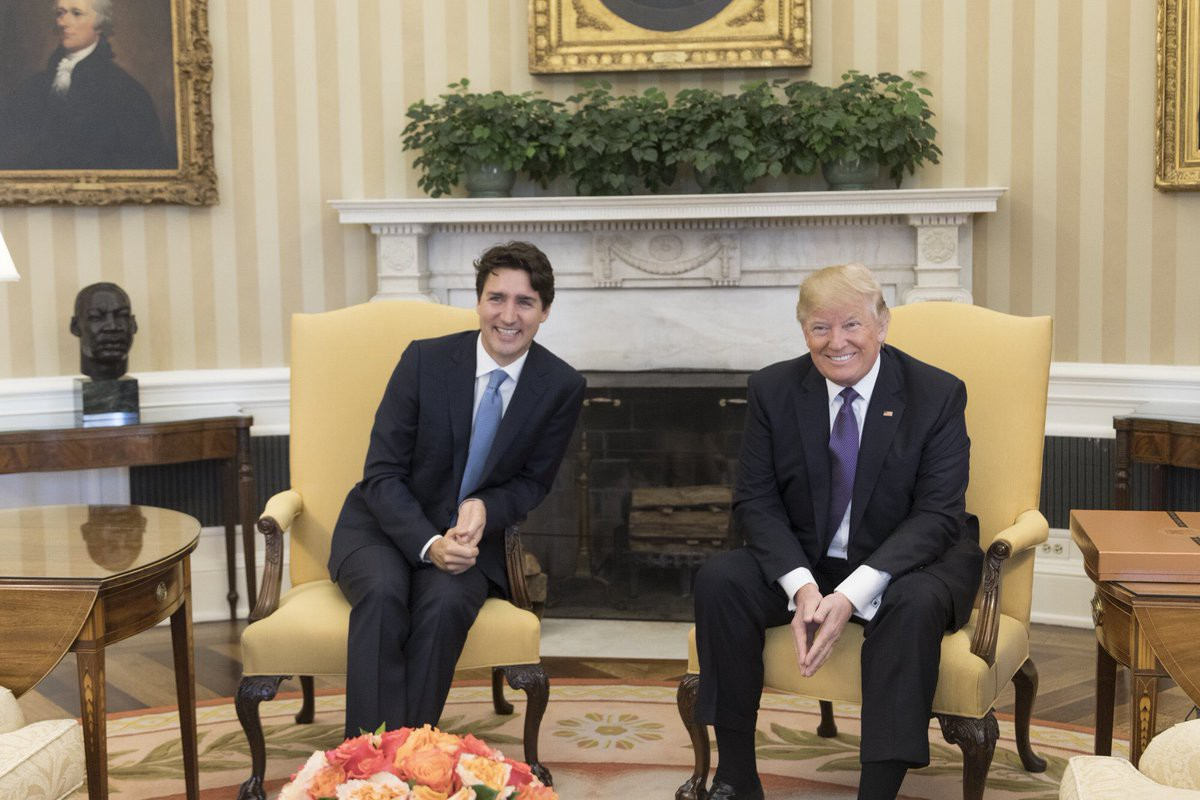
#> input picture image.jpeg, 1200 x 800 px
$ jupyter execute --allow-errors main.ipynb
#> lines starting #> are read from the running program, lines starting #| are printed output that depends on the picture; after the words box and inside, x2 and y2 are one past the last pixel; in counts of white or black regions, pixels touching at a corner belong together
[cell 1]
import cv2
import urllib.request as urlreq
import os
import matplotlib.pyplot as plt
from pylab import rcParams

[cell 2]
# load the image
pic = "image.jpeg"
image = cv2.imread(pic)
#> image is the input picture: shape (800, 1200, 3); mean B, G, R 103.9, 123.7, 137.1
plt.imshow(image)

[cell 3]
# image processing

# convert the image to RGB colour
image_rgb = cv2.cvtColor(image, cv2.COLOR_BGR2RGB)
plt.imshow(image_rgb)

[cell 4]
# set dimensions for cropping the image
x, y, width, depth = 450, 200, 125, 175
image_cropped = image_rgb[y:(y+depth), x:(x+width)]
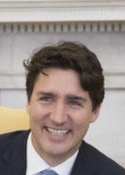
#> image_cropped: shape (175, 125, 3); mean R, G, B 151, 140.2, 135.5
plt.imshow(image_cropped)

[cell 5]
image_template = image_cropped.copy()
image_gray = cv2.cvtColor(image_cropped, cv2.COLOR_BGR2GRAY)
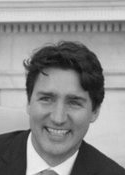
#> image_gray: shape (175, 125); min 15, max 246, mean 140.1
plt.axis("off")
plt.imshow(image_gray, cmap="gray")

[cell 6]
# save face detection algorithm's url in haarcascade_url variable
haarcascade_url = "https://raw.githubusercontent.com/opencv/opencv/master/data/haarcascades/haarcascade_frontalface_alt2.xml"

# save face detection algorithm's name as haarcascade
haarcascade = "haarcascade_frontalface_alt2.xml"

# chech if file is in working directory
if (haarcascade in os.listdir(os.curdir)):
    print("File exists")
else:
    # download file from url and save locally as haarcascade_frontalface_alt2.xml, < 1MB
    urlreq.urlretrieve(haarcascade_url, haarcascade)
    print("File downloaded")

# create an instance of the Face Detection Cascade Classifier
detector = cv2.CascadeClassifier(haarcascade)

faces = detector.detectMultiScale(image_gray)
#> faces = [[23, 71, 75, 75]]

print("Faces:\n", faces)
#| Faces:
#|  [[23 71 75 75]]
for face in faces:
#     save the coordinates in x, y, w, d variables
    (x,y,w,d) = face
    # Draw a white coloured rectangle around each face using the face's coordinates
    # on the "image_template" with the thickness of 2
    cv2.rectangle(image_template,(x,y),(x+w, y+d),(255, 255, 255), 2)
#> this loop made 1 pass
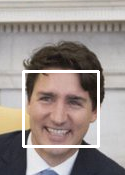
#> image_template: shape (175, 125, 3); 4.1% of pixels changed, all inside (x1, y1, x2, y2) = (22, 70, 100, 148)

plt.axis("off")
plt.imshow(image_template)
plt.title('Face Detection')

[cell 7]
# save facial landmark detection model's url in LBFmodel_url variable
LBFmodel_url = "https://github.com/kurnianggoro/GSOC2017/raw/master/data/lbfmodel.yaml"

# save facial landmark detection model's name as LBFmodel
LBFmodel = "lbfmodel.yaml"

# check if file is in working directory
if (LBFmodel in os.listdir(os.curdir)):
    print("File exists")
else:
    # download picture from url and save locally as lbfmodel.yaml, < 54MB
    urlreq.urlretrieve(LBFmodel_url, LBFmodel)
#> (this line was passed over: the network is not available in this run)
